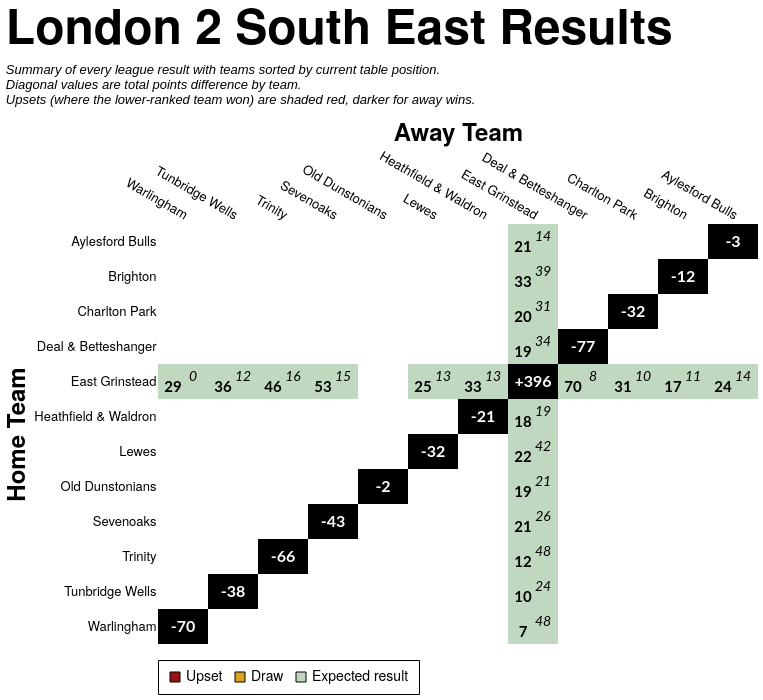

Source (Vega-Lite JSON):
### Vega-Lite specification from a JSON file in a GitHub repository (floating-point values rounded to 4 significant figures; data arrays with more than 128 entries replaced by an {"elided": "..."} marker saying what was removed)
{"config": {"axis": {"labelFont": "PT Sans Narrow, Helvetica Neue, Helvetica, Arial, sans-serif", "titleFont": "PT Sans Narrow, Helvetica Neue, Helvetica, Arial, sans-serif", "labelFontSize": 13, "titleFontSize": 24, "gridColor": "#202947", "gridOpacity": 0.2, "zindex": 1}, "text": {"font": "Lato, sans-serif"}, "bar": {"cornerRadiusEnd": 5}, "header": {"labelFont": "PT Sans Narrow, Helvetica Neue, Helvetica, Arial, sans-serif", "titleFont": "PT Sans Narrow, Helvetica Neue, Helvetica, Arial, sans-serif", "labelFontSize": 24, "titleFontSize": 28, "labelFontWeight": "bold", "orient": "left"}, "legend": {"labelFont": "PT Sans Narrow, Helvetica Neue, Helvetica, Arial, sans-serif", "titleFont": "PT Sans Narrow, Helvetica Neue, Helvetica, Arial, sans-serif", "labelFontSize": 14, "titleFontSize": 16, "titlePadding": 5, "fillColor": "white", "strokeColor": "black", "padding": 10, "titleFontWeight": "lighter", "titleFontStyle": "italic", "titleColor": "gray", "offset": 10}, "title": {"font": "PT Sans Narrow, Helvetica Neue, Helvetica, Arial, sans-serif", "fontSize": 48, "fontWeight": "bold", "anchor": "start", "align": "center", "titlePadding": 20, "subtitlePadding": 10, "subtitleFontSize": 13, "subtitleColor": "", "subtitleFontStyle": "italic", "offset": 15, "color": "black"}, "axisX": {"labelAngle": 0}, "facet": {"title": null, "header": null, "align": {"row": "each", "column": "each"}, "spacing": 10}, "resolve": {"scale": {"y": "independent", "facet": "independent"}}, "background": "transparent", "scale": {"offsetBandPaddingOuter": 0.2, "offsetBandPaddingInner": 0.1}, "view": {"stroke": null, "background": "transparent"}}, "layer": [{"data": {"name": "data-93b8f24ed36400a3d1511e5444fd308a"}, "mark": {"type": "rect"}, "encoding": {"color": {"field": "unexpected_result", "legend": {"labelExpr": "datum.value === 'Upset (Away Win)' ? 'Upset' : datum.value", "labelLimit": 220, "offset": 16, "orient": "bottom", "symbolStrokeColor": "black", "symbolStrokeWidth": 1, "values": ["Upset (Away Win)", "Draw", "Expected result"]}, "scale": {"domain": ["Expected result", "Upset (Home Win)", "Upset (Away Win)", "Draw", "To be played", "N/A"], "range": ["#146f1444", "#991515bb", "#991515", "goldenrod", "white", "black"]}, "title": null, "type": "nominal"}, "opacity": {"condition": {"test": "datum.home_team == param_24['home_team'] || datum.away_team == param_24['home_team'] || !isValid(param_24['home_team'])", "value": 1.0}, "value": 0.1}, "tooltip": [{"field": "home_team", "title": "Home", "type": "nominal"}, {"field": "away_team", "title": "Away", "type": "nominal"}, {"field": "home_score_text", "title": "Home Score", "type": "nominal"}, {"field": "away_score_text", "title": "Away Score", "type": "nominal"}, {"field": "result", "title": "Result", "type": "nominal"}, {"field": "unexpected_result", "title": "Unexpectedness", "type": "nominal"}, {"field": "date", "format": "%d %b %Y", "title": "Date", "type": "temporal"}], "x": {"axis": {"domain": false, "grid": false, "labelAngle": 30, "orient": "top", "ticks": false}, "field": "away_team", "sort": ["Warlingham", "Tunbridge Wells", "Trinity", "Sevenoaks", "Old Dunstonians", "Lewes", "Heathfield & Waldron", "East Grinstead", "Deal & Betteshanger", "Charlton Park", "Brighton", "Aylesford Bulls"], "title": "Away Team", "type": "nominal"}, "y": {"axis": {"domain": false, "grid": false, "ticks": false}, "field": "home_team", "sort": ["Aylesford Bulls", "Brighton", "Charlton Park", "Deal & Betteshanger", "East Grinstead", "Heathfield & Waldron", "Lewes", "Old Dunstonians", "Sevenoaks", "Trinity", "Tunbridge Wells", "Warlingham"], "title": "Home Team", "type": "nominal"}}, "name": "view_25"}, {"data": {"name": "data-93b8f24ed36400a3d1511e5444fd308a"}, "mark": {"type": "text", "fontStyle": "italic", "size": 14, "xOffset": 10, "yOffset": -5}, "encoding": {"color": {"condition": {"test": "(datum.home_team == param_24['home_team'] || datum.away_team == param_24['home_team'] || !isValid(param_24['home_team'])) && datum.unexpected_result == 'Expected result'", "value": "black"}, "value": "white"}, "text": {"field": "away_score_text", "type": "nominal"}, "x": {"field": "away_team", "sort": ["Warlingham", "Tunbridge Wells", "Trinity", "Sevenoaks", "Old Dunstonians", "Lewes", "Heathfield & Waldron", "East Grinstead", "Deal & Betteshanger", "Charlton Park", "Brighton", "Aylesford Bulls"], "type": "nominal"}, "y": {"field": "home_team", "sort": ["Aylesford Bulls", "Brighton", "Charlton Park", "Deal & Betteshanger", "East Grinstead", "Heathfield & Waldron", "Lewes", "Old Dunstonians", "Sevenoaks", "Trinity", "Tunbridge Wells", "Warlingham"], "type": "nominal"}}, "transform": [{"filter": "datum.away_score_text != '' && datum.away_score_text != 'WO'"}]}, {"data": {"name": "data-93b8f24ed36400a3d1511e5444fd308a"}, "mark": {"type": "text", "size": 12, "xOffset": 10, "yOffset": -5}, "encoding": {"color": {"condition": {"test": "(datum.home_team == param_24['home_team'] || datum.away_team == param_24['home_team'] || !isValid(param_24['home_team'])) && datum.unexpected_result == 'Expected result'", "value": "black"}, "value": "white"}, "text": {"field": "away_score_text", "type": "nominal"}, "x": {"field": "away_team", "sort": ["Warlingham", "Tunbridge Wells", "Trinity", "Sevenoaks", "Old Dunstonians", "Lewes", "Heathfield & Waldron", "East Grinstead", "Deal & Betteshanger", "Charlton Park", "Brighton", "Aylesford Bulls"], "type": "nominal"}, "y": {"field": "home_team", "sort": ["Aylesford Bulls", "Brighton", "Charlton Park", "Deal & Betteshanger", "East Grinstead", "Heathfield & Waldron", "Lewes", "Old Dunstonians", "Sevenoaks", "Trinity", "Tunbridge Wells", "Warlingham"], "type": "nominal"}}, "transform": [{"filter": "datum.away_score_text == 'WO'"}]}, {"data": {"name": "data-93b8f24ed36400a3d1511e5444fd308a"}, "mark": {"type": "text", "fontWeight": "bold", "size": 15, "xOffset": -10, "yOffset": 5}, "encoding": {"color": {"condition": {"test": "(datum.home_team == param_24['home_team'] || datum.away_team == param_24['home_team'] || !isValid(param_24['home_team'])) && datum.unexpected_result == 'Expected result'", "value": "black"}, "value": "white"}, "text": {"field": "home_score_text", "type": "nominal"}, "x": {"field": "away_team", "sort": ["Warlingham", "Tunbridge Wells", "Trinity", "Sevenoaks", "Old Dunstonians", "Lewes", "Heathfield & Waldron", "East Grinstead", "Deal & Betteshanger", "Charlton Park", "Brighton", "Aylesford Bulls"], "type": "nominal"}, "y": {"field": "home_team", "sort": ["Aylesford Bulls", "Brighton", "Charlton Park", "Deal & Betteshanger", "East Grinstead", "Heathfield & Waldron", "Lewes", "Old Dunstonians", "Sevenoaks", "Trinity", "Tunbridge Wells", "Warlingham"], "type": "nominal"}}, "transform": [{"filter": "datum.home_score_text != '' && datum.home_score_text != 'WO'"}]}, {"data": {"name": "data-93b8f24ed36400a3d1511e5444fd308a"}, "mark": {"type": "text", "size": 12, "xOffset": -10, "yOffset": 5}, "encoding": {"color": {"condition": {"test": "(datum.home_team == param_24['home_team'] || datum.away_team == param_24['home_team'] || !isValid(param_24['home_team'])) && datum.unexpected_result == 'Expected result'", "value": "black"}, "value": "white"}, "text": {"field": "home_score_text", "type": "nominal"}, "x": {"field": "away_team", "sort": ["Warlingham", "Tunbridge Wells", "Trinity", "Sevenoaks", "Old Dunstonians", "Lewes", "Heathfield & Waldron", "East Grinstead", "Deal & Betteshanger", "Charlton Park", "Brighton", "Aylesford Bulls"], "type": "nominal"}, "y": {"field": "home_team", "sort": ["Aylesford Bulls", "Brighton", "Charlton Park", "Deal & Betteshanger", "East Grinstead", "Heathfield & Waldron", "Lewes", "Old Dunstonians", "Sevenoaks", "Trinity", "Tunbridge Wells", "Warlingham"], "type": "nominal"}}, "transform": [{"filter": "datum.home_score_text == 'WO'"}]}, {"data": {"name": "data-ac57ce41550094ed1c8edb43f0df3bfd"}, "mark": {"type": "text", "color": "white", "fontWeight": "bold", "size": 16}, "encoding": {"text": {"field": "display_text", "type": "nominal"}, "tooltip": [{"field": "home_team", "title": "Team", "type": "nominal"}, {"field": "display_text", "title": "Points Difference", "type": "nominal"}], "x": {"field": "away_team", "sort": ["Warlingham", "Tunbridge Wells", "Trinity", "Sevenoaks", "Old Dunstonians", "Lewes", "Heathfield & Waldron", "East Grinstead", "Deal & Betteshanger", "Charlton Park", "Brighton", "Aylesford Bulls"], "type": "nominal"}, "y": {"field": "home_team", "sort": ["Aylesford Bulls", "Brighton", "Charlton Park", "Deal & Betteshanger", "East Grinstead", "Heathfield & Waldron", "Lewes", "Old Dunstonians", "Sevenoaks", "Trinity", "Tunbridge Wells", "Warlingham"], "type": "nominal"}}}], "height": {"step": 35}, "params": [{"name": "param_24", "select": {"type": "point", "clear": "dblclick", "fields": ["home_team"], "on": "click"}, "value": null, "views": ["view_25"]}], "title": {"text": "London 2 South East Results", "subtitle": ["Summary of every league result with teams sorted by current table position.", "Diagonal values are total points difference by team.", "Upsets (where the lower-ranked team won) are shaded red, darker for away wins."]}, "width": {"step": 50}, "$schema": "https://vega.github.io/schema/vega-lite/v5.20.1.json", "datasets": {"data-93b8f24ed36400a3d1511e5444fd308a": {"elided": "144 records"}, "data-ac57ce41550094ed1c8edb43f0df3bfd": [{"home_team": "Aylesford Bulls", "away_team": "Aylesford Bulls", "match_id": null, "date": "", "home_score": null, "away_score": null, "home_walkover": null, "away_walkover": null, "result": "N/A", "home_score_text": "", "away_score_text": "", "wo_result": "", "score_text": "", "display_text": "-3", "is_diagonal": true, "result_simple": "N/A", "unexpected_result": "N/A", "unexpected_opacity": 1.0}, {"home_team": "Brighton", "away_team": "Brighton", "match_id": null, "date": "", "home_score": null, "away_score": null, "home_walkover": null, "away_walkover": null, "result": "N/A", "home_score_text": "", "away_score_text": "", "wo_result": "", "score_text": "", "display_text": "-12", "is_diagonal": true, "result_simple": "N/A", "unexpected_result": "N/A", "unexpected_opacity": 1.0}, {"home_team": "Charlton Park", "away_team": "Charlton Park", "match_id": null, "date": "", "home_score": null, "away_score": null, "home_walkover": null, "away_walkover": null, "result": "N/A", "home_score_text": "", "away_score_text": "", "wo_result": "", "score_text": "", "display_text": "-32", "is_diagonal": true, "result_simple": "N/A", "unexpected_result": "N/A", "unexpected_opacity": 1.0}, {"home_team": "Deal & Betteshanger", "away_team": "Deal & Betteshanger", "match_id": null, "date": "", "home_score": null, "away_score": null, "home_walkover": null, "away_walkover": null, "result": "N/A", "home_score_text": "", "away_score_text": "", "wo_result": "", "score_text": "", "display_text": "-77", "is_diagonal": true, "result_simple": "N/A", "unexpected_result": "N/A", "unexpected_opacity": 1.0}, {"home_team": "East Grinstead", "away_team": "East Grinstead", "match_id": null, "date": "", "home_score": null, "away_score": null, "home_walkover": null, "away_walkover": null, "result": "N/A", "home_score_text": "", "away_score_text": "", "wo_result": "", "score_text": "", "display_text": "+396", "is_diagonal": true, "result_simple": "N/A", "unexpected_result": "N/A", "unexpected_opacity": 1.0}, {"home_team": "Heathfield & Waldron", "away_team": "Heathfield & Waldron", "match_id": null, "date": "", "home_score": null, "away_score": null, "home_walkover": null, "away_walkover": null, "result": "N/A", "home_score_text": "", "away_score_text": "", "wo_result": "", "score_text": "", "display_text": "-21", "is_diagonal": true, "result_simple": "N/A", "unexpected_result": "N/A", "unexpected_opacity": 1.0}, {"home_team": "Lewes", "away_team": "Lewes", "match_id": null, "date": "", "home_score": null, "away_score": null, "home_walkover": null, "away_walkover": null, "result": "N/A", "home_score_text": "", "away_score_text": "", "wo_result": "", "score_text": "", "display_text": "-32", "is_diagonal": true, "result_simple": "N/A", "unexpected_result": "N/A", "unexpected_opacity": 1.0}, {"home_team": "Old Dunstonians", "away_team": "Old Dunstonians", "match_id": null, "date": "", "home_score": null, "away_score": null, "home_walkover": null, "away_walkover": null, "result": "N/A", "home_score_text": "", "away_score_text": "", "wo_result": "", "score_text": "", "display_text": "-2", "is_diagonal": true, "result_simple": "N/A", "unexpected_result": "N/A", "unexpected_opacity": 1.0}, {"home_team": "Sevenoaks", "away_team": "Sevenoaks", "match_id": null, "date": "", "home_score": null, "away_score": null, "home_walkover": null, "away_walkover": null, "result": "N/A", "home_score_text": "", "away_score_text": "", "wo_result": "", "score_text": "", "display_text": "-43", "is_diagonal": true, "result_simple": "N/A", "unexpected_result": "N/A", "unexpected_opacity": 1.0}, {"home_team": "Trinity", "away_team": "Trinity", "match_id": null, "date": "", "home_score": null, "away_score": null, "home_walkover": null, "away_walkover": null, "result": "N/A", "home_score_text": "", "away_score_text": "", "wo_result": "", "score_text": "", "display_text": "-66", "is_diagonal": true, "result_simple": "N/A", "unexpected_result": "N/A", "unexpected_opacity": 1.0}, {"home_team": "Tunbridge Wells", "away_team": "Tunbridge Wells", "match_id": null, "date": "", "home_score": null, "away_score": null, "home_walkover": null, "away_walkover": null, "result": "N/A", "home_score_text": "", "away_score_text": "", "wo_result": "", "score_text": "", "display_text": "-38", "is_diagonal": true, "result_simple": "N/A", "unexpected_result": "N/A", "unexpected_opacity": 1.0}, {"home_team": "Warlingham", "away_team": "Warlingham", "match_id": null, "date": "", "home_score": null, "away_score": null, "home_walkover": null, "away_walkover": null, "result": "N/A", "home_score_text": "", "away_score_text": "", "wo_result": "", "score_text": "", "display_text": "-70", "is_diagonal": true, "result_simple": "N/A", "unexpected_result": "N/A", "unexpected_opacity": 1.0}]}}
